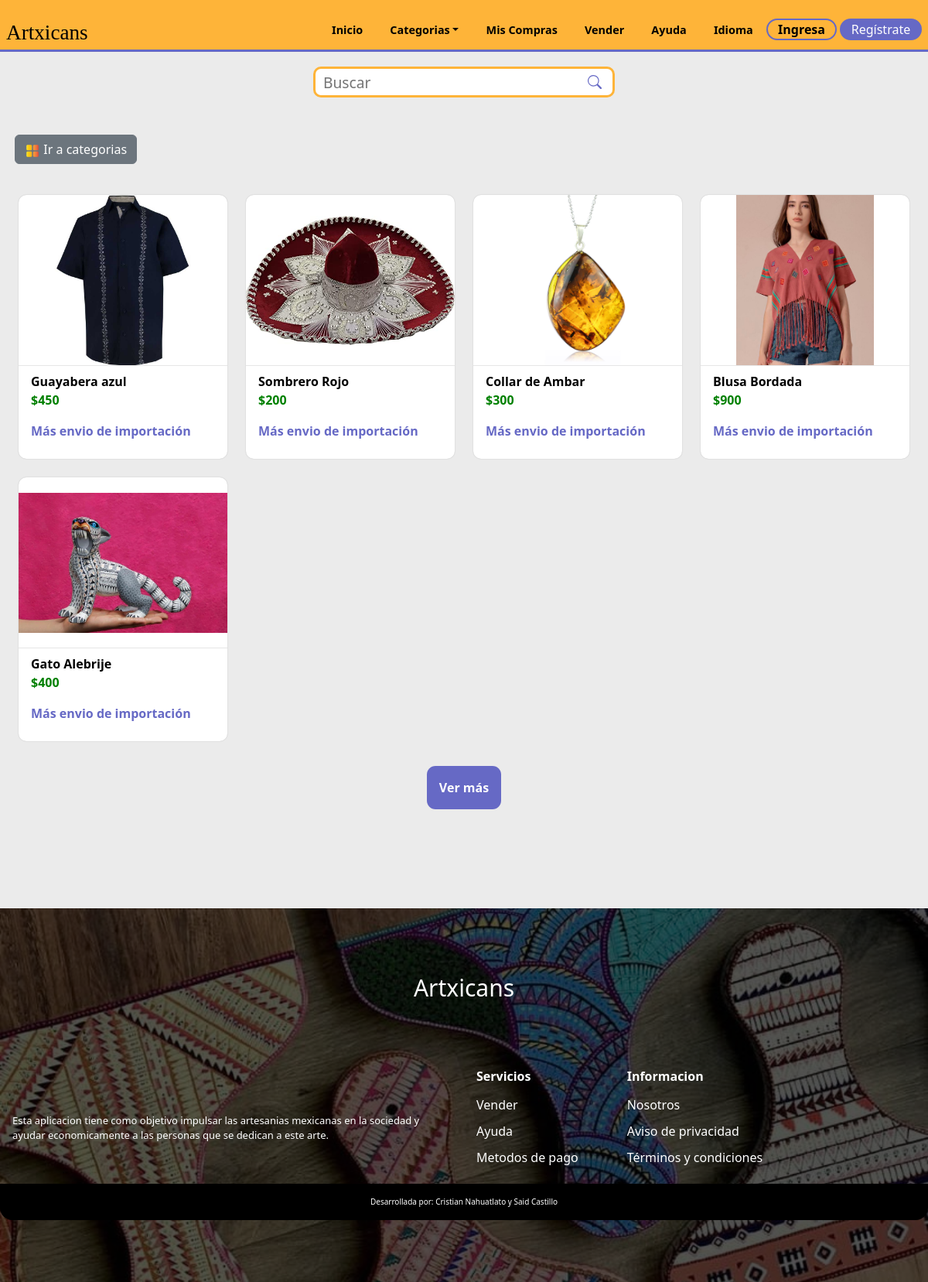
The page / on the database its author committed.
### tables this page shows
CREATE TABLE `products` (
  `id_product` int(11) NOT NULL,
  `product` varchar(80) NOT NULL,
  `image1` varchar(80) NOT NULL,
  `price` int(11) NOT NULL,
  `description` varchar(250) NOT NULL,
  `category` varchar(30) NOT NULL,
  `stock` int(11) NOT NULL,
  `image2` varchar(30) NOT NULL,
  `image3` varchar(30) NOT NULL,
  `ID` int(11) DEFAULT NULL
);

### index.php (the view, shortened to what this page needs)
<?php
  include 'global/conexion.php';
  include 'templates/cabecera.php';
?>
    <form action="search.php" class="searchContainer" method="GET" id="searchContainer">
      <div class="searchBox">
        <input type="search" name="fetch" class="searchInput mb-btn" placeholder="Buscar" />
          <button class="searchButton"> </button>
      </div>
    </form>
<div class="d-grid gap-2 d-md-flex justify-content-start cat">
  <button class="btn btn-secondary me-md-2 mb-2 mt-5 categories-btn" type="button" onclick="location.href='categories.php'"><img src="./assets/utilities/categorias.png" class="categories-icon" alt="categories-icon"> Ir a categorias</button>
</div>
   <section class='container-products' id="container-products">
   <div class='mainContent grid' id="mainContent">
   <?php
        $result = $conn ->query("SELECT * FROM products ORDER BY rand() LIMIT 5") or die ($conn->error);
        while($row = mysqli_fetch_assoc($result)){
  ?>
        <div class="single-product">
        <a href="product.php?id_product=<?php echo $row['id_product'];?>" class='referencia'>
             <div class='imgDiv'>
                <img src="assets/products/<?php echo $row['image1'];?>"  alt="<?php echo $row['product']?>">
            </div>
            <div class="card-info">
                <span class="product-title"><?php echo $row['product'];?></span>
                <span class="price">$<?php echo $row['price'];?></span>
                <span class="shipping">Más envio de importación</span>
            </div>
           </a>
        </div>
        <?php
          $id = $row['id_product'];
      }?>
      </div>
      <div id="id-load" class="load-more">
        <button id="load-more" data-id="<?php echo $id;?>">Ver más</button>
    </div>
    </section>
<?php
  include('templates/pie.php');
?>

### styles/home/products.css (style rules this page uses)
.mainContent { padding: 2rem 0 2rem; padding-left: 1.5rem; padding-right: 1.5rem; justify-content: center; gap: 1.5rem; }
.single-product { height: 100%; display: grid; row-gap: 10px; border-radius: 10px; align-items: center; box-shadow: 0 0 0.1em rgba(0,0,0,0.2); background-color: rgb(255, 255, 255); cursor: pointer; transition-property: box-shadow; overflow: hidden; }
.imgDiv { height: 220px; width: 100%; overflow: hidden; }
.imgDiv img { height: 100%; width: 100%; object-fit:contain; transition: hidden; }
.card-info { border-top: 1px solid rgb(230, 230, 230); padding: 0.5rem 1rem; display: flex; flex-flow: column; flex-wrap: wrap; }
.card-info * + * { display: block; margin-bottom: 1rem; }
.price { font-weight: bold; color: green; }
.product-title { font-weight: bold; color: black; }
.shipping { color: var(--second-alpha-color); font-weight: bold; }
@media screen and (min-width:420px) { .mainContent { grid-template-columns: repeat(2,1fr); } }
@media screen and (min-width:420px) { .single-product { height: auto; } }
@media screen and (min-width:720px) { .mainContent { grid-template-columns: repeat(3,1fr); } }
@media screen and (min-width:720px) { .single-product { height: auto; } }
@media screen and (min-width:1024px) { .mainContent { grid-template-columns: repeat(4,1fr); } }
@media screen and (min-width:1024px) { .single-product { height: auto; } }

### styles/home/searchbox.css (style rules this page uses)
.searchContainer { display: flex; margin-top: 1.2rem; }
.searchBox { position: relative; z-index: 999; position: fixed; left: 1rem; }
.searchButton { position: absolute; right: 8px; top:-2px; height: 100%; border: none; background:none; }
.searchInput { font-size: 1.2rem; height: 40px; border-radius: 10px; padding: 5px 30px 5px 10px; border: 3px solid var(--first-color); }
@media screen and (min-width:266px) { .searchInput { width: 150px; } }
@media screen and (min-width:320px) { .searchInput { width: 200px; } }
@media screen and (min-width:360px) { .searchInput { width: 250px; } }
@media screen and (min-width:510px) { .searchInput { width: 310px; } }
@media screen and (min-width:768px) { .searchInput { width: 390px; } }
@media screen and (min-width:768px) { .searchBox { margin: 0 auto; position: relative; left: 0; } }

### styles/home/main.css (style rules this page uses)
.categories-btn { margin-left: 1.2rem; }
.categories-icon { width: 20px; height: 20px; }
.load-more { display: flex; align-items: center; justify-content: center; }
.load-more button { padding: 1rem; border: none; border-radius:0.7rem; background-color: var(--second-alpha-color); color:white; font-weight: bold; }
body { top:0px !important; }

### index.css (style rules this page uses)
:root { --first-color: #feb439; --first-alpha-color: #FDD100; --second-color: #7D3C98; --second-alpha-color: #6669c5; --black-color: black; --white-color: white; --black-alpha-color: rgba(0,0,0,0.5); --white-alpha-color: rgba(255,255,255,0.5); --opacity-color: rgba(8,75,138,0.7); --font: "RaleWay",sans-serif; --max-width: 1200px; --header-height: 4.7rem; --link-color: #509ee3; --card-bg:rgb(225,225,235); --card-hover:rgb(255,255,255); }
* { padding:0; margin:0; -webkit-box-sizing: border-box; -moz-box-sizing: border-box; box-sizing: border-box; }
html { box-sizing: border-box; font-family: var(--font); font-size: 16px; scroll-behavior: smooth; }
*, *::after, *::before { box-sizing: inherit; }
body { margin: 0; overflow-x: hidden; color: var(--black-color); background-color: rgb(235, 235, 235);; }
a { color: var(--link-color); transition: all 0.5s ease-out; text-decoration: none; }
img { max-width: 100%; height: auto; }
.grid { display: grid; align-items: center; }

### rows shown on the page
products: image1 (picture), product "Guayabera azul", price "450"
products: image1 (picture), product "Sombrero Rojo", price "200"
products: image1 (picture), product "Collar de Ambar", price "300"
products: image1 (picture), product "Blusa Bordada", price "900"
products: image1 (picture), product "Gato Alebrije", price "400"
